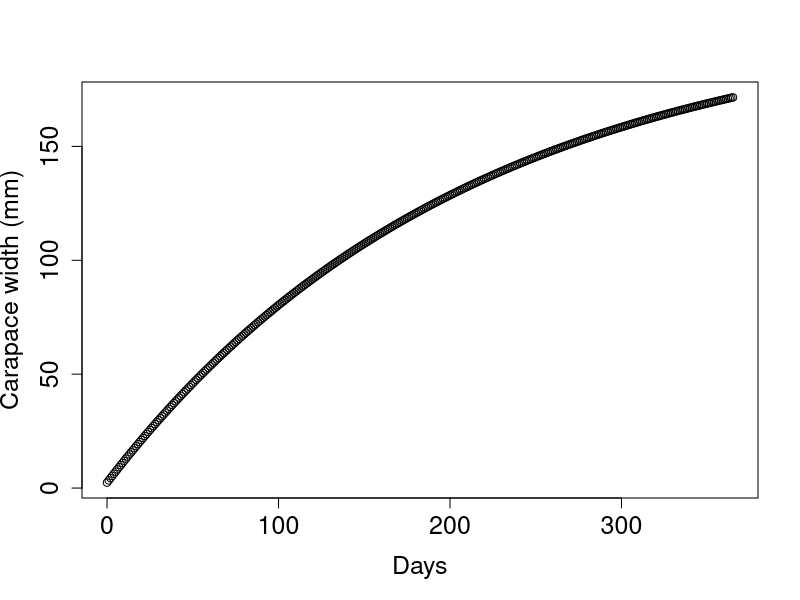
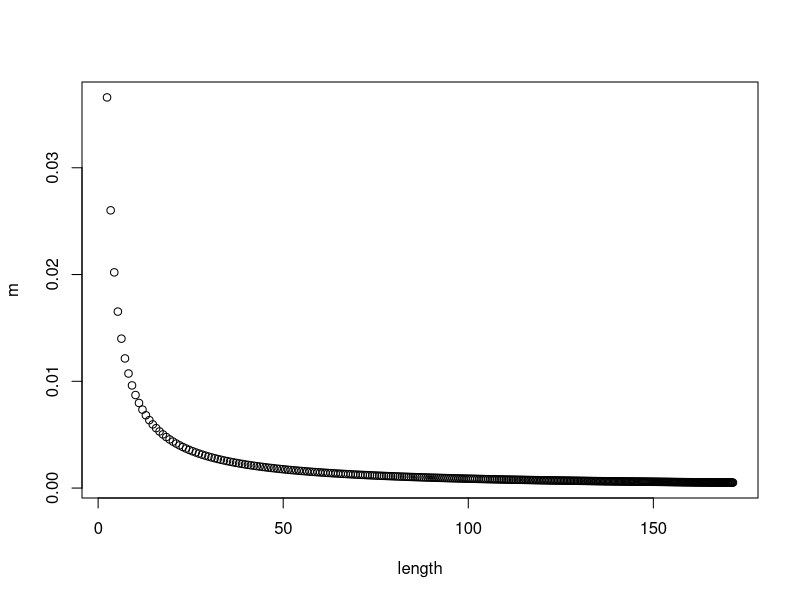
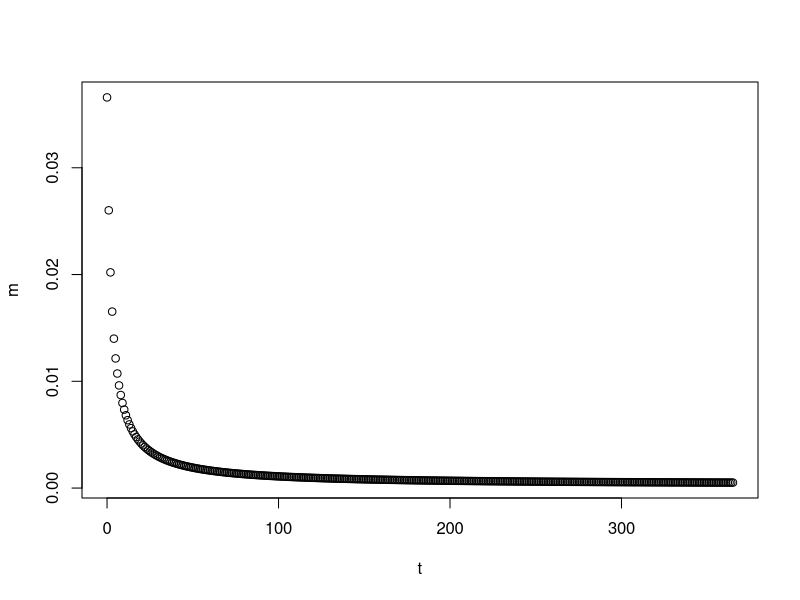
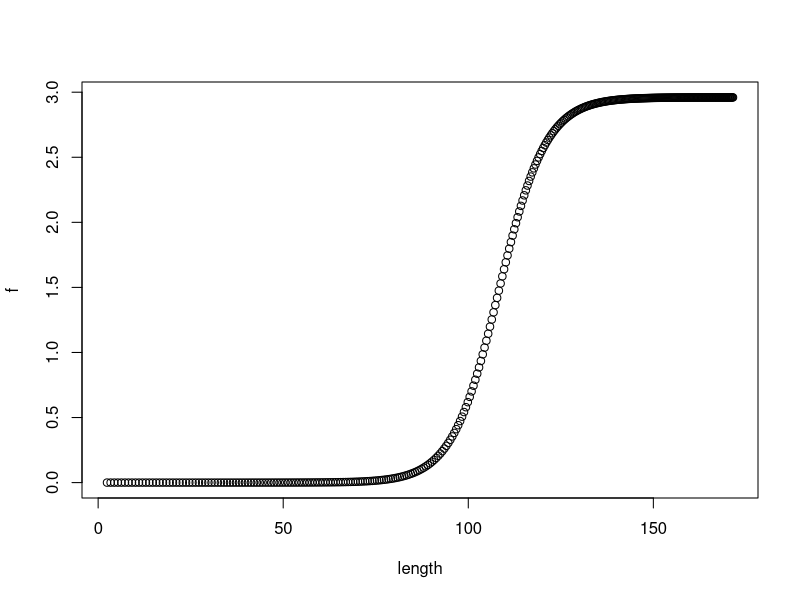
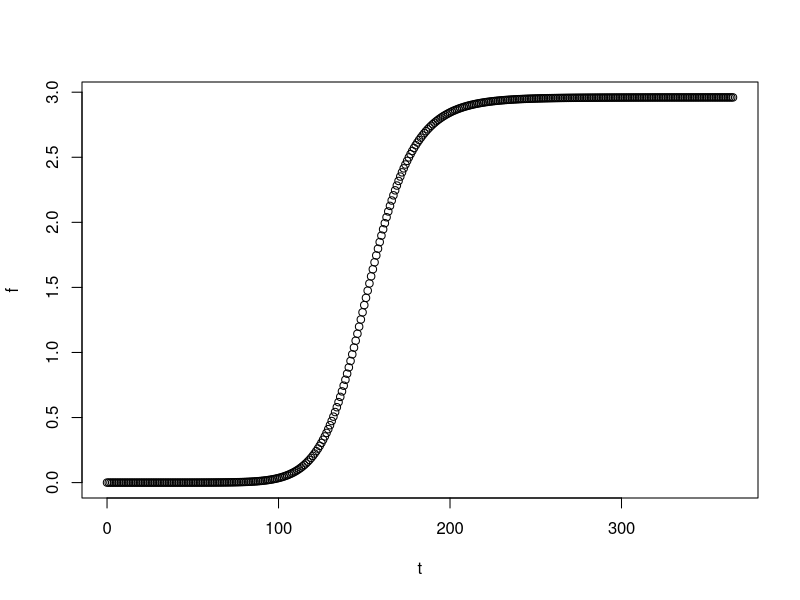
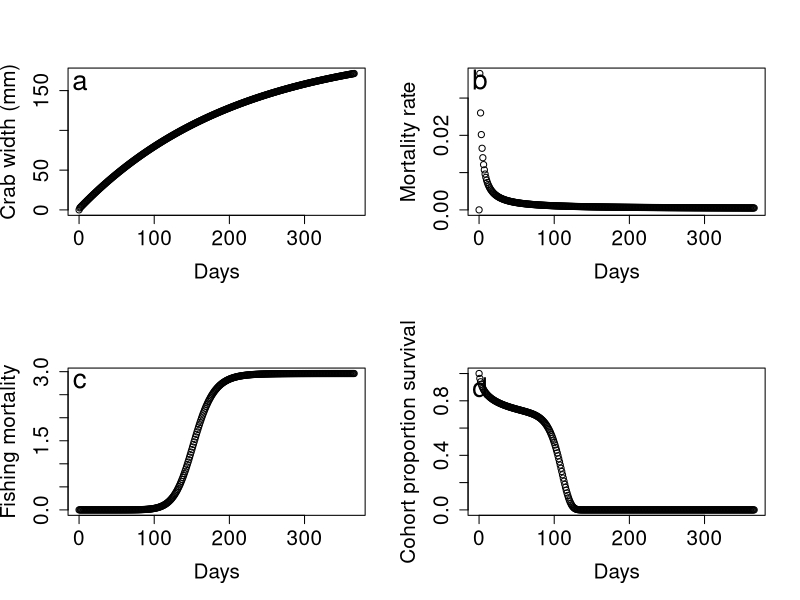

These figures' R source, in order:
####This code is to recreate the Lorenzen model using actual data for juveniles to adult

##Growth model (I guess with a von bertalanffy model, I dont' have to do stepwise function. Implicitly assuming continuous growth)
l.inf=mean(c(219.8, 204.1, 208, 211.8, 211, 188.6)) ##average adult size (CW) in mm
l.rel=mean(c(2.38, 2.43)) ##average size at crab stage 1
# K=mean(c(1.82, 1.8, 1.9, 1.7, 1.64, 1.62)) ####Based on the modeled outputs and the results from Josileen and Menon 2005, I'm pretty sure these K values are annual growth rates. So I'm going to divide them by 365 and work in days
K=mean(c(1.82, 1.8, 1.9, 1.7, 1.64, 1.62))/365

size=function(t){
	l=l.inf-(l.inf-l.rel)*exp(-K*t)
}

t=seq(0, 365, by =1) ##assume day
length=size(t)
plot(length~t, ylab='Carapace width (mm)', xlab='Days', cex.axis=1.5, cex.lab=1.5) ##excellent, growth output seems to match paper's data

##Mortality function
mr=0.0176 ###Using values from 'Calculating mortality rates for juveniles'
lr=5

mortality=function(l){
	m=mr*(lr/l)
}
m=mortality(length)
plot(m~length)

plot(m~t)


##Fishing function, may have actual data here=
##Should note that f and m are 'rate' in Nexp(rt) so can be any positive numbers (greater than 1 less than 1, it's all good). But doesn't have any meaningful units. It's not %/time period
f.inf=2.96 #SE 0.315
# # q=-1.58 ##Pretty sure q has to be a negative number or equation should have a (-) sign. Going to make q solely positive and put (-) in equation
q=0.158 ##SE 0.126 ##Maybe I want a different distribution than normal for this parameter (has to be solely positive, gamma or use absolute values)
lc=108.3 ##SE 5.8 #

fishing=function(l) {
	f=f.inf/(1+exp(-q*(l-lc)))
}

f=fishing(length)
plot(f~length)
plot(f~t)

##Construct actual forloop
##Great everything works in theory and really, all I need now is to fill in numbers
numbers=function(t, i) {
	num=n[i]*exp(-(mortality(size(t))+fishing(size(t)))*delta.t)
}

t=seq(from=0, to=365, by=1) ##Need to figure out if starts at 1 or 0 for time. ##Might actually want 0 because that will give reference size for crabs (and relevant parameters following that)
n=rep(0, length(t))
h=rep(0, length(t))
m=rep(0, length(t))
s=rep(0, length(t))
f=rep(0, length(t))

n[1]=1
delta.t=1


for(i in 1:length(t))
{
	n[i+1]=numbers(t=t[i], i=i)
	s[i+1]=size(t[i])
	m[i+1]=mortality(size(t[i]))
	f[i+1]=fishing(size(t[i]))
}

t.1=c(t, max(t)+1)
par(mfrow=(c(2,2)))
plot(s~t.1, ylab='Crab width (mm)', xlab='Days', cex.lab=1.5, cex.axis=1.5)
text(1, 160, labels=c('a'), cex=2 )
plot(m~t.1, ylab='Mortality rate', xlab='Days', cex.lab=1.5, cex.axis=1.5)
text(1, 0.035, labels=c('b'), cex=2 )
plot(f~t.1, ylab='Fishing mortality', xlab='Days', cex.lab=1.5, cex.axis=1.5)
text(1, 2.8, labels=c('c'), cex=2 )
plot(n~t.1, ylab='Cohort proportion survival', xlab='Days', cex.lab=1.5, cex.axis=1.5)
text(1, 0.9, labels=c('d'), cex=2 )

final.data=data.frame(n, m, s,f, t.1)
final.data[final.data$s<100,]$n
##So it looks like 0.000153 make it to 100mm (mostly because of high fishing mortality)
0.000153*100 #percent

##0.09*0.000153 (larval and juvenile survival)
0.09*0.000153 
1800000*1.377e-05

0.09*0.000153*100
